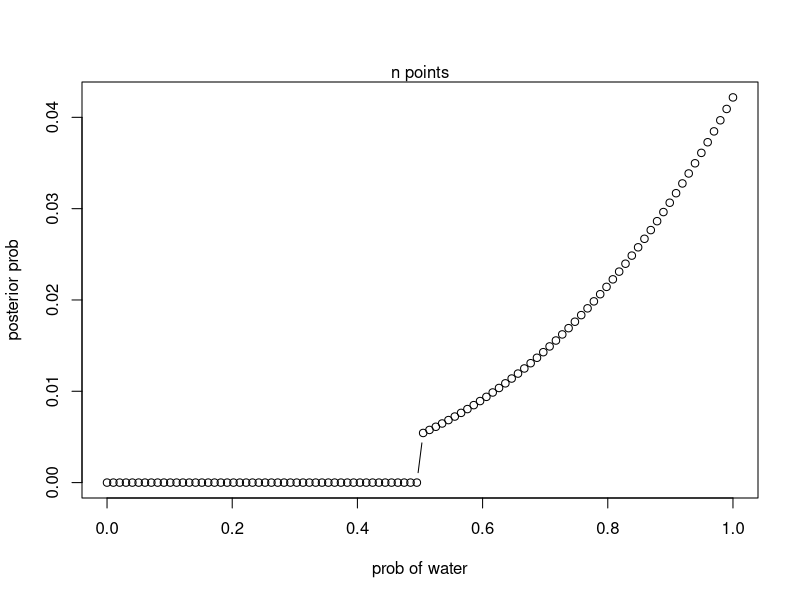

R code for this plot:
# exercise 

n = 100

# Define grid 
p_grid <- seq(from=0, to=1, length.out=n)

# define prior 
#prior <- rep(1,n)
prior <- ifelse(p_grid < 0.5, 0, 3)

# compute liklihood at each value in the grid
likelihood <- dbinom(3, size=3, prob=p_grid)

# compute product of likelihood and prior 
unstd.posterior <- likelihood * prior

# Standardize the posterior, so it sums to 1
posterior <- unstd.posterior / sum(unstd.posterior )

# Display
plot(p_grid, posterior, type="b", xlab="prob of water", ylab="posterior prob")
mtext("n points")